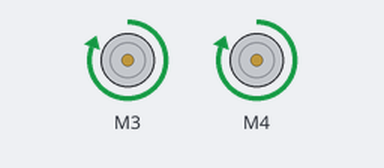
The sketch below on a simulated Arduino Uno, built with avr-gcc and run on an emulated ATmega328P. Parts: 2 × DC motor (green arrow = forward, orange = backward, longer = faster).

Above: at 0.1 s.
Timing chart, 0 to 1.6 s (numbered marks = the images above):
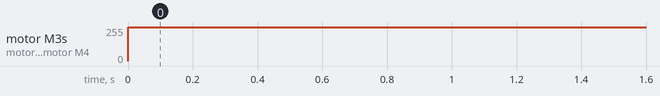

The sketch:

dd.ino
```cpp
#include<AFMotor.h>

AF_DCMotor motor1(3);
AF_DCMotor motor2(4);

void setup() {
Serial.begin(9600);
}

void loop(){
  motor1.setSpeed(255);
  motor1.run(FORWARD);
  motor2.setSpeed(255);
  motor2.run(FORWARD);
}
```

Measured:
- by itself, motor M3, motor M4: stopped → forward 255/255 at 0.00 s
